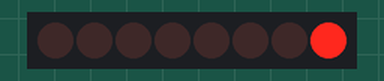
Recording of a sketch running on a simulated Arduino Uno, built with avr-gcc and run on an emulated ATmega328P. On the bench: 8 shift-register outputs drawn as a row of LEDs (first output left, lit = HIGH). Wiring (inferred from the names in the program): shift register (74HC595): data pin 12; shift clock pin 9; latch pin 11. Wiring (inferred from the signals the program sends): row of LEDs: on Q0, Q1, Q2, Q3, Q4, Q5, Q6, Q7.

Above: at 0.12 s.
At 0.87 s:
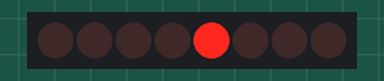
At 1.37 s:
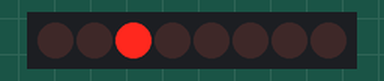
At 1.87 s:
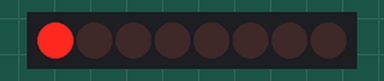
At 3.12 s:
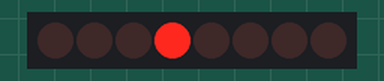
At 4.37 s:
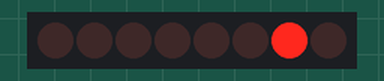
Timing chart, 0 to 4.7 s (numbered marks = the images above):
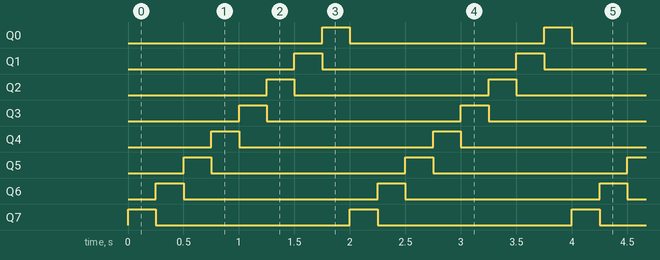

Measured:
- by itself, Q0–7: alternates HIGH for 0.25 s and LOW for 1.8 s
- by itself, everything shown: repeats every 2.0 s, in 8 steps

The sketch:

circular_shift.ino
```cpp
int latchpin=11;
int clockpin=9;
int datapin=12;
int dt=250;
byte led1s=0b00000001;

void setup() {
  // put your setup code here, to run once:
   Serial.begin(9600);
   pinMode(latchpin,OUTPUT);
   pinMode(datapin,OUTPUT);
   pinMode(clockpin,OUTPUT);
}

void loop() {
  // put your main code here, to run repeatedly:
   digitalWrite(latchpin,LOW);
   shiftOut(datapin,clockpin,LSBFIRST,led1s);
   digitalWrite(latchpin,HIGH);
   delay(dt);
   led1s=led1s/128+led1s*2;  //left shift//
   //led1s=led1s*128+led1s/2;  //right shift//
}
```
